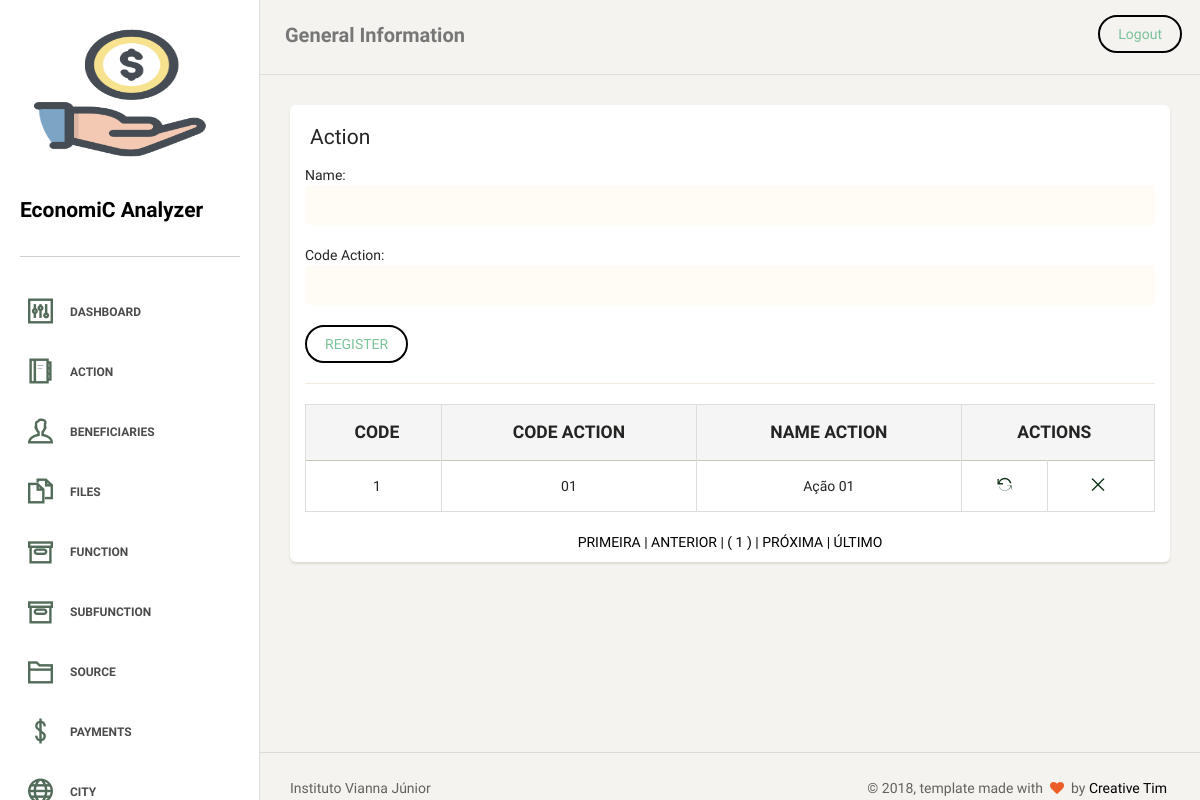
The app's page /action.php, older data.
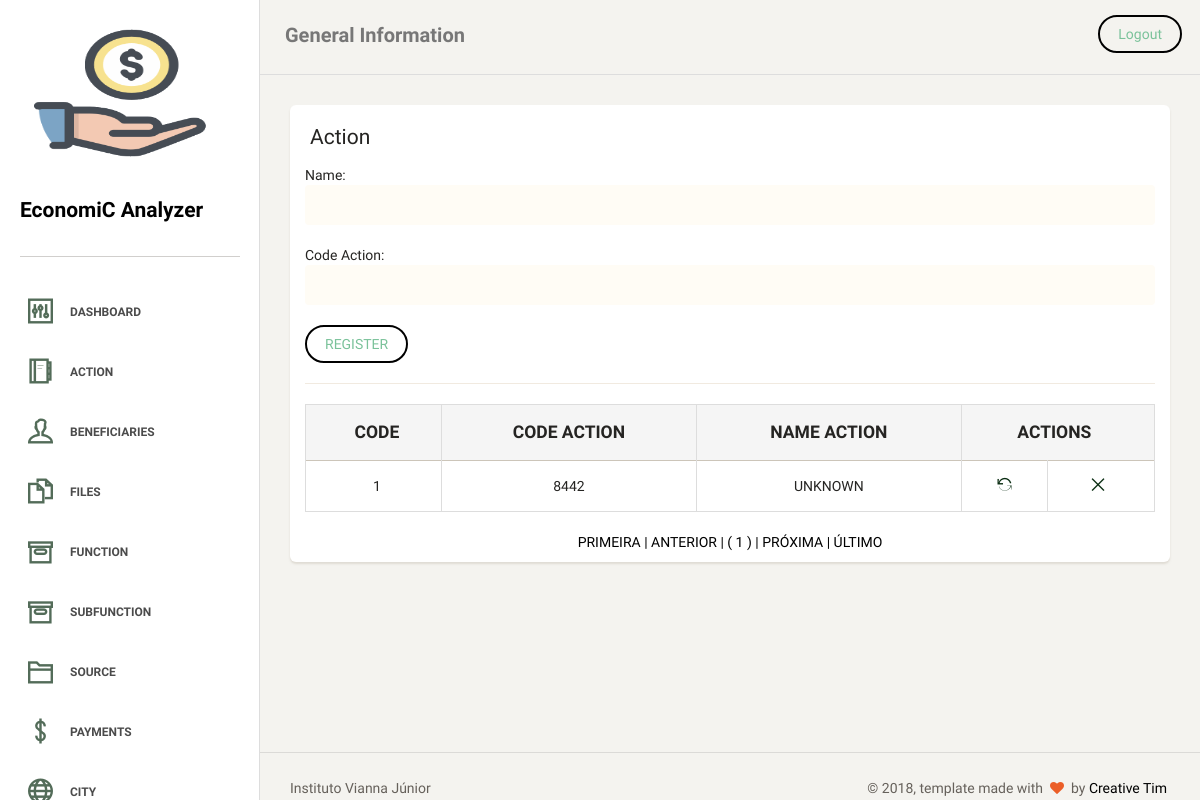
The same page, newer data.
### tables this page shows
CREATE TABLE `tb_action` (
  `id_action` int(11) NOT NULL AUTO_INCREMENT,
  `str_cod_action` varchar(4) NOT NULL,
  `str_name_action` varchar(255) DEFAULT NULL,
  PRIMARY KEY (`id_action`),
  UNIQUE KEY `str_cod_action_UNIQUE` (`str_cod_action`)
);

### dao/actionDAO.php (the view, shortened to what this page needs)
<?php
require_once "classes/action.php";
class actionDAO
{
    public function pagedTable()
    {
        global $pdo;
        $endereco = $_SERVER ['PHP_SELF'];
        $pagina_atual = (isset($_GET['page']) && is_numeric($_GET['page'])) ? $_GET['page'] : 1;
        $linha_inicial = ($pagina_atual - 1) * QTDE_REGISTROS;
        $sql = "SELECT id_action, str_cod_action, str_name_action FROM tb_action LIMIT {$linha_inicial}, " . QTDE_REGISTROS;
        $statement = $pdo->prepare($sql);
        $statement->execute();
        $dados = $statement->fetchAll(PDO::FETCH_OBJ);
        $sqlContador = "SELECT COUNT(*) AS total_registros FROM tb_action";
        $statement = $pdo->prepare($sqlContador);
        $statement->execute();
        $valor = $statement->fetch(PDO::FETCH_OBJ);
        $primeira_pagina = 1;
        $ultima_pagina = ceil($valor->total_registros / QTDE_REGISTROS);
        $pagina_anterior = ($pagina_atual > 1) ? $pagina_atual - 1 : 0;
        $proxima_pagina = ($pagina_atual < $ultima_pagina) ? $pagina_atual + 1 : 0;
        $range_inicial = (($pagina_atual - RANGE_PAGINAS) >= 1) ? $pagina_atual - RANGE_PAGINAS : 1;
        $range_final = (($pagina_atual + RANGE_PAGINAS) <= $ultima_pagina) ? $pagina_atual + RANGE_PAGINAS : $ultima_pagina;
        $exibir_botao_inicio = ($range_inicial < $pagina_atual) ? 'mostrar' : 'esconder';
        $exibir_botao_final = ($range_final > $pagina_atual) ? 'mostrar' : 'esconder';
        if (!empty($dados)):
            echo "
     <table class='table table-striped table-bordered'>
     <thead>
       <tr style='text-transform: uppercase;' class='active'>
        <th style='text-align: center; font-weight: bolder;'>Code</th>
        <th style='text-align: center; font-weight: bolder;'>Code Action</th>
        <th style='text-align: center; font-weight: bolder;'>Name Action</th>
        <th style='text-align: center; font-weight: bolder;' colspan='2'>Actions</th>
       </tr>
     </thead>
     <tbody>";
            foreach ($dados as $acti):
                echo "<tr>
        <td style='text-align: center'>$acti->id_action</td>
        <td style='text-align: center'>$acti->str_cod_action</td>
        <td style='text-align: center'>$acti->str_name_action</td>
        <td style='text-align: center'><a href='?act=upd&id=$acti->id_action' title='Alterar'><i class='ti-reload'></i></a></td>
        <td style='text-align: center'><a href='?act=del&id=$acti->id_action' title='Remover'><i class='ti-close'></i></a></td>
       </tr>";
            endforeach;
            echo "
</tbody>
     </table>
     <div class='box-paginacao' style='text-align: center'>
       <a class='box-navegacao  $exibir_botao_inicio' href='$endereco?page=$primeira_pagina' title='Primeira Página'> PRIMEIRA  |</a>
       <a class='box-navegacao  $exibir_botao_inicio' href='$endereco?page=$pagina_anterior' title='Página Anterior'> ANTERIOR  |</a>
";
            for ($i = $range_inicial; $i <= $range_final; $i++):
                $destaque = ($i == $pagina_atual) ? 'destaque' : '';
                echo "<a class='box-numero $destaque' href='$endereco?page=$i'> ( $i ) </a>";
            endfor;
            echo "<a class='box-navegacao $exibir_botao_final' href='$endereco?page=$proxima_pagina' title='Próxima Página'>| PRÓXIMA  </a>
                  <a class='box-navegacao $exibir_botao_final' href='$endereco?page=$ultima_pagina'  title='Última Página'>| ÚLTIMO  </a>
     </div>";
        else:
            echo "<p class='bg-danger'>Nenhum registro foi encontrado!</p>
     ";
        endif;
    }
}

Row changes from the older to the newer data that the page shows:
changed tb_action id 1: str_cod_action "01" → "8442"; str_name_action "Ação 01" → "UNKNOWN"
